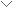

Generate this figure with Python:
"""
Script to generate a simple arrow down image for the combo boxes
"""

from PIL import Image, ImageDraw
import os
import math

def generate_arrow_down(width=11, height=6, color=(102, 102, 102), line_width=1):
    """
    Generate a downward-pointing arrow with two diagonal lines
    making the image twice as wide as it is high
    
    Args:
        width (int): Width of the arrow in pixels
        height (int): Height of the arrow in pixels
        color (tuple): RGB color tuple
        line_width (int): Width of the lines in pixels
        
    Returns:
        Image: PIL Image object
    """
    # Create a transparent image with padding
    padding = 1
    img_width = width + padding * 2
    img_height = height + padding * 2
    img = Image.new('RGBA', (img_width, img_height), (0, 0, 0, 0))
    draw = ImageDraw.Draw(img)
    
    # Calculate points for a downward-pointing arrow
    # Center bottom point
    center_x = padding + width // 2
    center_y = padding + height - 1
    
    # Left top point
    left_x = padding
    left_y = padding
    
    # Right top point
    right_x = padding + width - 1
    right_y = padding
    
    # Draw the two diagonal lines
    draw.line([(left_x, left_y), (center_x, center_y)], fill=color, width=line_width)
    draw.line([(right_x, right_y), (center_x, center_y)], fill=color, width=line_width)
    
    return img

if __name__ == "__main__":
    # Save path
    current_dir = os.path.dirname(os.path.abspath(__file__))
    save_path = os.path.join(current_dir, "arrow_down.png")
    
    # Generate and save
    arrow = generate_arrow_down()
    arrow.save(save_path)
    
    print(f"Arrow image saved to {save_path}")
